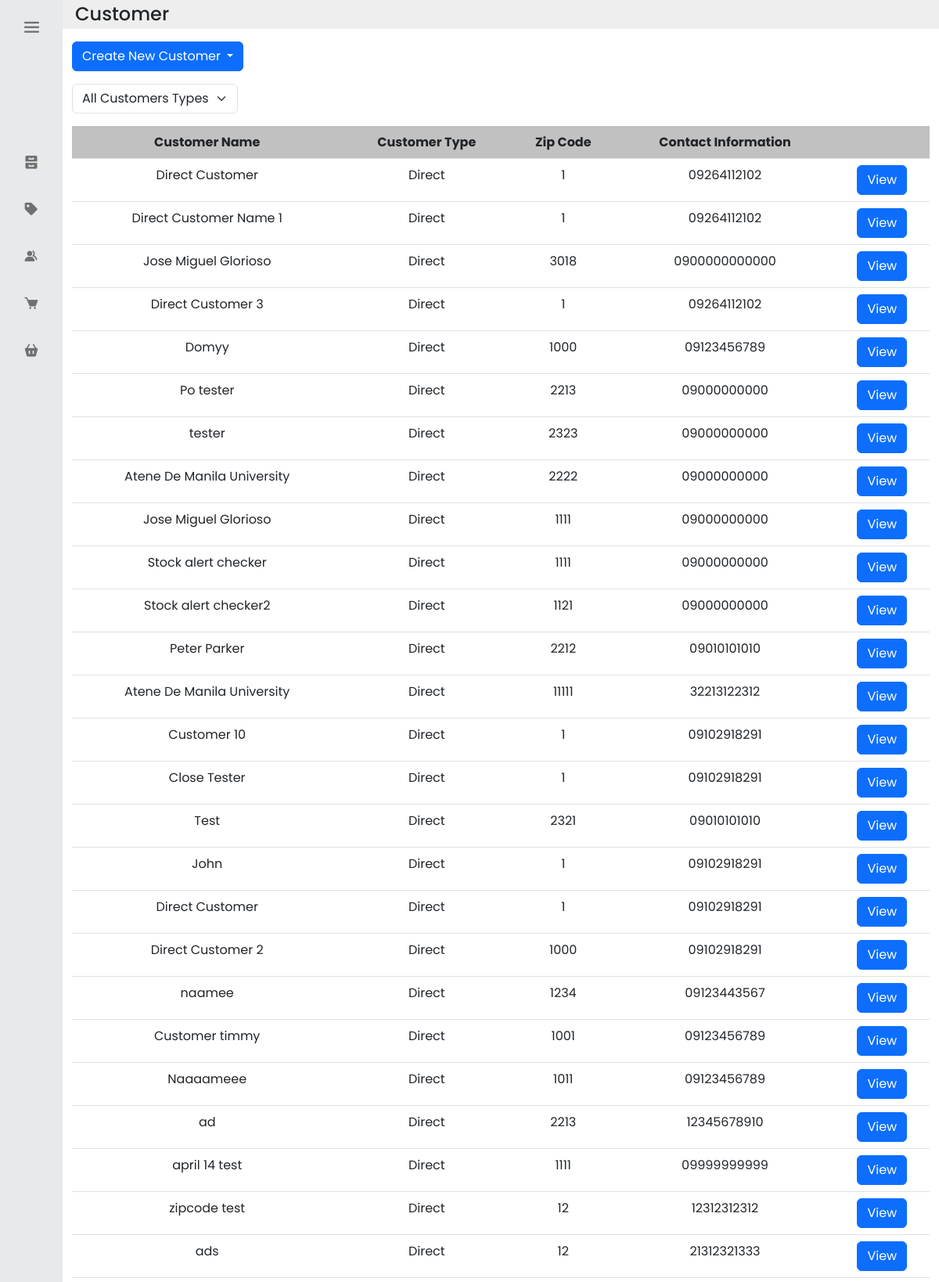
Page /current_customers (signed in, upper part) on the committed database.
### inventoryapp/models.py (models this page shows, shortened)
class Customer(models.Model):
    Customer_ID = models.AutoField(primary_key=True)
    Customer_Name = models.CharField(max_length=32)
    Address_Line_1 = models.CharField(max_length=128)
    Barangay = models.CharField(max_length=64)
    Municipality = models.CharField(max_length=64)
    Province = models.CharField(max_length=64)
    Zip_Code = models.CharField(max_length=4)
    Primary_Contact_Number = models.CharField(max_length=11)
    Customer_Type = models.CharField(max_length=16)
    Notes = models.TextField(null=True, blank=True, validators=[MaxLengthValidator(1024)])

### inventoryapp/views.py (the view)
# urls.py: path('current_customers', views.customer_list, name='current_customers'),
@login_required
def customer_list(request):
    all_direct = Customer.objects.all()
    all_consignees = Consignee.objects.all()
    all_customers = chain(all_direct, all_consignees)
    customer_type_param = request.GET.get('customer_type')
    if customer_type_param:
        if customer_type_param == "Direct":
            all_customers = Customer.objects.all()
        elif customer_type_param == "Consignee":
            all_customers = Consignee.objects.all()
    return render(request, 'inventoryapp/current_customers.html', {'customers':all_customers })

### inventoryapp/models.py (called while the page is built)
    def __str__(self):
        return str(self.user)

### inventoryapp/templates/inventoryapp/current_customers.html (shortened to what this page needs)
<link rel ="stylesheet" href="https://cdnjs.cloudflare.com/ajax/libs/twitter-bootstrap/5.3.0/css/bootstrap.min.css">
<link rel ="stylesheet" href="https://cdn.datatables.net/2.0.0/css/dataTables.bootstrap5.css">
{% extends 'inventoryapp/base.html' %}
{% load static %}
{% block content %}
<head>
    <link rel="stylesheet" href="https://cdnjs.cloudflare.com/ajax/libs/twitter-bootstrap/5.3.0/css/bootstrap.min.css">
    <link rel="stylesheet" href="https://cdn.datatables.net/2.0.0/css/dataTables.bootstrap5.css">
</head>
<body class="customer-screen-bg">
  <div class="container-fluid">
    <div class="row p-1" style="background-color: #eee;">
      <div class="col-md-auto d-flex align-items-center">
        <h4 class="m-0 mr-3">Customer</h4>
      </div>
    </div>
    <div class="row mt-3">
      <div class="col-md-auto">
        <div class="dropdown">
          <button class="btn btn-primary dropdown-toggle" type="button" id="dropdownMenuButton" data-bs-toggle="dropdown" aria-expanded="false">
            Create New Customer
          </button>
        </div>
      </div>
    </div>
    <div class="row mt-3">
      <div class="col-md-auto">
        <select id="customerFilter" class="form-select" aria-label="Filter by Customer">
            <option value="">All Customers Types</option>
        </select>
      </div>
    </div>
    <div class="row mt-3">
      <div class="table-responsive">
        <table id="currentcustomer" class="table text-center">
          <thead>
            <tr>
              <th scope="col" style="background-color: #C2C1C1; text-align: center;">Customer Name</th>
              <th scope="col" style="background-color: #C2C1C1; text-align: center;">Customer Type</th>
              <th scope="col" style="background-color: #C2C1C1; text-align: center;">Zip Code</th>
              <th scope="col" style="background-color: #C2C1C1; text-align: center;">Contact Information</th>
              <th scope="col" style="background-color: #C2C1C1;" data-orderable="false"></th>
            </tr>
          </thead>
          <tbody>
            {% for c in customers %}
              <tr>
                {% if c.Customer_Name %}
                <td class="iname" style="text-align: center;">{{ c.Customer_Name }}</td>
                {% elif c.Consignee_Name %}
                <td class="iname" style="text-align: center;">{{ c.Consignee_Name }}</td>
                {% endif %}
                <td class="iid" style="text-align: center;">{{ c.Customer_Type }}</td>
                <td class="iact_inv_cnt" style="text-align: center;">{{ c.Zip_Code }}</td>
                <td class="iact_inv_cnt" style="text-align: center;">{{ c.Primary_Contact_Number }}</td>
                <td>
                  {% if c.Customer_Name %}
                    <button type="button" class="btn btn-primary btn-view" data-bs-toggle="modal" data-bs-target="#customerModal" data-customer-pk="{{ c.Customer_ID }}" data-direct-customer="true">View</button>
                  {% elif c.Consignee_Name %}
                    <button type="button" class="btn btn-primary btn-view" data-bs-toggle="modal" data-bs-target="#customerModal" data-customer-pk="{{ c.Consignee_ID }}" data-direct-customer="false">View</button>
                  {% endif %}
                </td>
              </tr>
            {% endfor %}
          </tbody>
        </table>
      </div>
    </div>
  </div>
</body>
{% endblock %}

### inventoryapp/static/base.css (style rules this page uses)
* { font-family: 'Poppins', sans-serif; margin: 0; padding: 0; box-sizing: border-box; }
:root { --body-color: #fff; --sidebar-color: #e8e9eb; --primary-color: #970101; --primary-color-light: #800080; --toggle-color: #ddd; --text-color: #707070; --tran-02: all 0.2s ease; --tran-03: all 0.3s ease; --tran-04: all 0.4s ease; --tran-05: all 0.5s ease; }

### rows in the picture
Customer: Customer_Name "Direct Customer", Customer_Type "Direct", Zip_Code "1", Primary_Contact_Number "09264112102"
Customer: Customer_Name "Direct Customer Name 1", Customer_Type "Direct", Zip_Code "1", Primary_Contact_Number "09264112102"
Customer: Customer_Name "Jose Miguel Glorioso", Customer_Type "Direct", Zip_Code "3018", Primary_Contact_Number "0900000000000"
Customer: Customer_Name "Direct Customer 3", Customer_Type "Direct", Zip_Code "1", Primary_Contact_Number "09264112102"
Customer: Customer_Name "Domyy", Customer_Type "Direct", Zip_Code "1000", Primary_Contact_Number "09123456789"
Customer: Customer_Name "Po tester", Customer_Type "Direct", Zip_Code "2213", Primary_Contact_Number "09000000000"
Customer: Customer_Name "tester", Customer_Type "Direct", Zip_Code "2323", Primary_Contact_Number "09000000000"
Customer: Customer_Name "Atene De Manila University", Customer_Type "Direct", Zip_Code "2222", Primary_Contact_Number "09000000000"
Customer: Customer_Name "Jose Miguel Glorioso", Customer_Type "Direct", Zip_Code "1111", Primary_Contact_Number "09000000000"
Customer: Customer_Name "Stock alert checker", Customer_Type "Direct", Zip_Code "1111", Primary_Contact_Number "09000000000"
Customer: Customer_Name "Stock alert checker2", Customer_Type "Direct", Zip_Code "1121", Primary_Contact_Number "09000000000"
Customer: Customer_Name "Peter Parker", Customer_Type "Direct", Zip_Code "2212", Primary_Contact_Number "09010101010"
Customer: Customer_Name "Atene De Manila University", Customer_Type "Direct", Zip_Code "11111", Primary_Contact_Number "32213122312"
Customer: Customer_Name "Customer 10", Customer_Type "Direct", Zip_Code "1", Primary_Contact_Number "09102918291"
Customer: Customer_Name "Close Tester", Customer_Type "Direct", Zip_Code "1", Primary_Contact_Number "09102918291"
Customer: Customer_Name "Test", Customer_Type "Direct", Zip_Code "2321", Primary_Contact_Number "09010101010"
Customer: Customer_Name "John", Customer_Type "Direct", Zip_Code "1", Primary_Contact_Number "09102918291"
Customer: Customer_Name "Direct Customer", Customer_Type "Direct", Zip_Code "1", Primary_Contact_Number "09102918291"
Customer: Customer_Name "Direct Customer 2", Customer_Type "Direct", Zip_Code "1000", Primary_Contact_Number "09102918291"
Customer: Customer_Name "naamee", Customer_Type "Direct", Zip_Code "1234", Primary_Contact_Number "09123443567"
Customer: Customer_Name "Customer timmy", Customer_Type "Direct", Zip_Code "1001", Primary_Contact_Number "09123456789"
Customer: Customer_Name "Naaaameee", Customer_Type "Direct", Zip_Code "1011", Primary_Contact_Number "09123456789"
Customer: Customer_Name "ad", Customer_Type "Direct", Zip_Code "2213", Primary_Contact_Number "12345678910"
Customer: Customer_Name "april 14 test", Customer_Type "Direct", Zip_Code "1111", Primary_Contact_Number "09999999999"
Customer: Customer_Name "zipcode test", Customer_Type "Direct", Zip_Code "12", Primary_Contact_Number "12312312312"
Customer: Customer_Name "ads", Customer_Type "Direct", Zip_Code "12", Primary_Contact_Number "21312321333"
